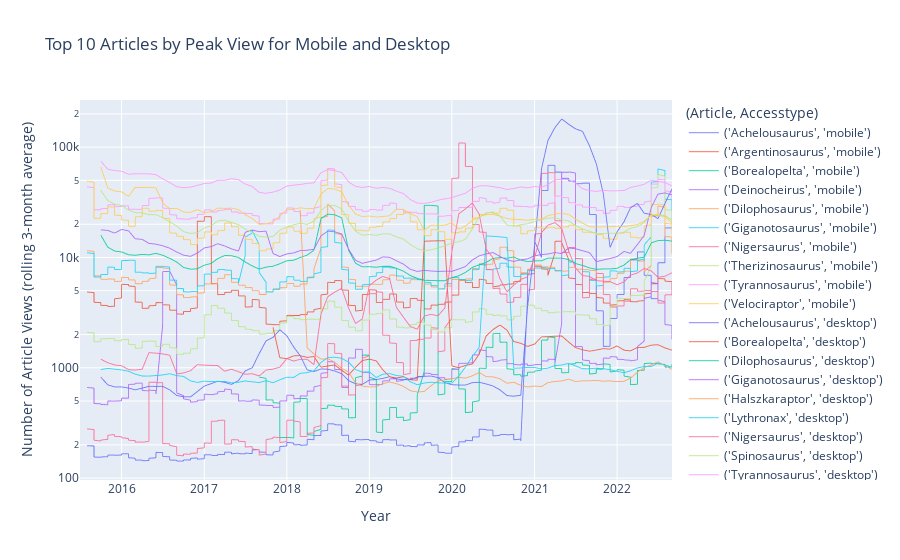

Source (notebook cell):
### Markdown cell above
### Analysis 2
Top 10 Peak Page Views - The second graph should contain time series for the top 10 article pages by largest (peak) page views over the entire time by access type. You first find the month for each article that contains the highest (peak) page views, and then order the articles by these peak values. Your graph should contain the top 10 for desktop and top 10 for mobile access (20 lines).

### Code cell
# Get top 10 articles by peak view
mob_top10 = df_mob.groupby('article')['views'].max().sort_values(ascending=False).head(10).index
pos_top10 = df_des.groupby('article')['views'].max().sort_values(ascending=False).head(10).index

df_tops = pd.concat([df_mob[df_mob['article'].isin(mob_top10)], df_des[df_des['article'].isin(pos_top10)]]).reset_index()

df_tops['gkey'] = df_tops[["article", "access"]].apply(tuple, axis=1)

fig = px.line(
    df_tops, 
    x="timestamp_conv", y="avg_views", log_y=True,
    color="gkey",
    labels=dict(timestamp_conv="Year", avg_views="Number of Article Views (rolling 3-month average)", gkey="(Article, Accesstype)"),
    title='Top 10 Articles by Peak View for Mobile and Desktop')

fig.update_traces(line=dict(width=0.9), opacity=0.9)
fig.show()
